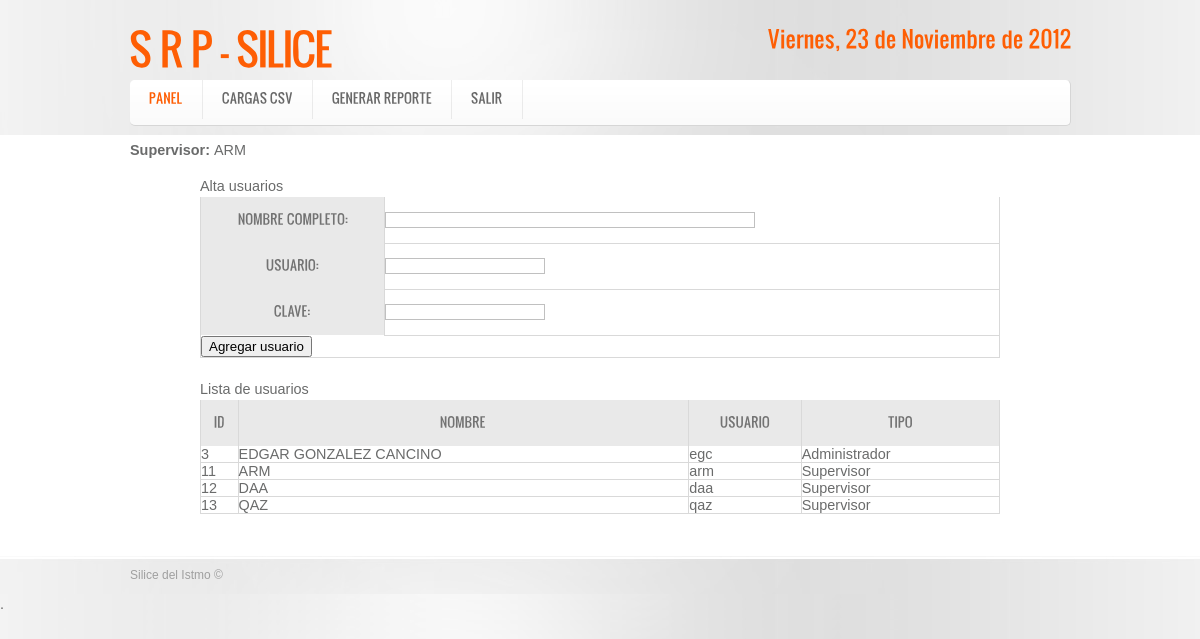
The app's page /alta_usuario.php (signed in) with its own data.
### tables this page shows
CREATE TABLE `usuarios` (
  `id` int(4) NOT NULL AUTO_INCREMENT,
  `nombre` varchar(80) NOT NULL,
  `usuario` varchar(15) NOT NULL,
  `clave` varchar(15) NOT NULL,
  `tipo` int(1) NOT NULL,
  PRIMARY KEY (`id`),
  UNIQUE KEY `usuario` (`usuario`),
  KEY `nombre` (`nombre`,`tipo`)
);

### alta_usuario.php (called while the page is built, shortened)
<?php
include_once("./header.php");
include_once("./formulario_alta_usuarios.php");
?>
<?php include_once("./lista_usuarios.php"); ?>
<?php include_once("./footer.php"); ?>

### lista_usuarios.php (the view, shortened to what this page needs)
<?php
include_once("./config.php");
$id = mysql_connect($servidor, $usuario, $password) or die(mysql_error());
	$sql = "SELECT * FROM usuarios";
	$rst = mysql_query($sql,$id) or die(mysql_error());
	$total = mysql_num_rows($rst);
	if($total == 0){
?>
<div id="centrado">
 <fieldset>
  <legend>Alta usuario</legend>
  <table width="100%" border="0" cellspacing="2" cellpadding="0">
    <tr>
      <th align="center" scope="row">No hay usuarios</th>
    </tr>
  </table>
  </fieldset>
</div>
<?php
	}
	else{
?>
<div id="centrado">
 <fieldset>
  <legend>Lista de usuarios</legend>
  <table width="100%" border="0" cellspacing="2" cellpadding="0">
    <tr>
      <th align="left" scope="row">ID</th>
	  <th align="left" scope="row">NOMBRE</th>
	  <th align="left" scope="row">USUARIO</th>
	  <th align="left" scope="row">TIPO</th>
    </tr>
<?php
	 while(list($id,$nombre,$usuario2,$clave,$tipo) = mysql_fetch_row($rst)){
		$tipo = ($tipo == 0) ? "Administrador" : "Supervisor";
		echo "<tr><td>".$id."</td><td>".$nombre."</td><td>".$usuario2."</td><td>".$tipo."</td></tr>";
	 }
	}
?>
  </table>
  </fieldset>
</div>

### header.php (shortened to what this page needs)
<html lang="es" class="cufon-active cufon-ready">
<head>
    <link media="screen" type="text/css" href="./css/reset.css" rel="stylesheet">
    <link media="screen" type="text/css" href="./css/style.css" rel="stylesheet">
    <link rel="stylesheet" href="./css/jquery-ui.css" />
    <link rel="stylesheet" href="./css/style1.css" />
</head>
<body id="page1">
<header>
	<div class="main">
        <div class="row-1">
            <h1><a href="#"><strong>S  R  P  -  Silice</strong></a></h1>
            <span class="contact-top"><span><script>MostrarFecha();</script></span></span>
        </div>
        <div class="row-2">
            <nav>
              <ul class="sf-menu sf-js-enabled">
                    <li><a href="./" class="current">Panel</strong></a></li>
					<?php
					if(isset($_SESSION['tipo']) && $_SESSION['tipo'] != 0)
					{
					?>
                    <li class=""><a href="#">Cargas CSV</a>
                    </li>
                    <li><a href="./reportes.php">Generar Reporte</a></li>
					<?php
					}
					?>
					<?php
					$tipo = "Supervisor";
					?>
                    <li><a href="./login.php?option=logout">Salir</a></li>
                </ul>
            </nav>
        </div>
    </div>
</header>
<aside>
	<div class="main">
    	<div class="padding-aside">
        	<div class="wrapper p4">
			<div id="supervisor"><b><?php echo $tipo; ?>:&nbsp;</b><?php echo $_SESSION['nombre']; ?></div>

### formulario_alta_usuarios.php
<?php include_once("./header.php"); ?>
<div id="centrado">
<form id="alta_usuario" action="alta_usuario.php" method="POST" enctype="application/x-www-form-urlencoded">
  <fieldset>
  <legend>Alta usuarios</legend>
  <table width="100%" border="0" cellspacing="2" cellpadding="0">
    <tr>
      <th align="left" scope="row">Nombre completo:</th>
      <td><input class="required" type="text" name="nombre" id="nombre" size="50"/></td>
    </tr>
    <tr>
      <th align="left" scope="row">Usuario:</th>
      <td><input class="required" type="text" name="usuario" id="usuario" size="20"/><div id="udup"></div></td>
    </tr>
    <tr>
      <th align="left" scope="row">Clave:</th>
      <td><input class="required" type="password" name="clave" id="clave" size="20"/></td>
    </tr>
    <tr>
      <td colspan=2><input type="submit" name="agregar-usuario" value="Agregar usuario"/></td>
    </tr>
  </table>
  </fieldset>
</form>
</div>
<div class="clear-fix">&nbsp;</div>
<?php
if(!isset($_POST['usuario']))
	include_once("./lista_usuarios.php");
?>
<?php
if(!isset($_POST['usuario']))
include_once("./footer.php");
?>

### footer.php
            </div>
        </div>
    </div>
</aside>
<footer>
	<div class="main">
        <div class="wrapper">
            <div class="fleft">
                <div class="text-bot">
						<center>Silice del Istmo &copy; <?php date("Y-m-d"); ?></center>
                </div>
            </div>
        </div>
    </div>
</footer>
</body>.
</html>

### css/style.css (style rules this page uses)
article, aside, audio, canvas, command, datalist, details, embed, figcaption, figure, footer, header, hgroup, keygen, meter, nav, output, progress, section, source, video { display:block; }
html { width:100%; overflow:auto; }
body { min-width:960px; font-size:12px; line-height:21px; color:#6a6b6b; font-family:Arial, Helvetica, sans-serif; background:url(../images/bg.jpg) center 0 repeat-y #fff; }
#page1 { min-width:980px; }
.main { width:940px; padding:0; margin:0 auto; position:relative; }
a { color:#fe5e04; outline:none; }
.wrapper { width:100%; overflow:hidden; position:relative; }
.p4 { margin-bottom:40px; }
.fleft { float:left; }
a { cursor:pointer; }
.button, .button-1, .list-1 li a, .list-2 li a, .list-2 li a, .list-3 li a, .link, .link-1, .link-2, h1 a, .menu-bot li a { text-decoration:none; }
header { height:135px; width:100%; position:relative; z-index:2; background:url(../images/bg-top.jpg) center 0 no-repeat #fff; }
.row-1 { width:100%; height:80px; position:relative; }
h1 { position:absolute; top:33px; left:-1px; }
h1 a { display:block; font-size:42px; line-height:51px; color:#2e2f30; letter-spacing:-2px; text-transform:uppercase; margin-bottom:-6px; }
h1 a strong { color:#fe5e04; font-weight:400; }
.contact-top { position:absolute; top:31px; right:-1px; display:inline-block; font-size:22px; line-height:30px; color:#2e2f30; word-spacing:-1px; }
.contact-top span { color:#fe5e04; }
.row-2 { width:100%; height:45px; position:relative; background:url(../images/row2-tail.gif) 0 0 repeat-x #fafafa; border-bottom:1px solid #d6d6d6; border-right:1px solid #d6d6d6; border-radius:5px; -webkit-background-clip:padding-box; }
aside { width:100%; background:#fff; }
.padding-aside { padding:2px 0; }
table { border-radius:4px; }
table th { text-align:center; font-size:13px; line-height:18px; color:#737373 !important; text-transform:uppercase; padding:17px 0 16px !important; border-left:1px solid #d9d9d9; border-right:1px solid #d9d9d9; background:#e9e9e9; }
table td { border-right:1px solid #d9d9d9; border-left:1px solid #d9d9d9; border-bottom:1px solid #d9d9d9; vertical-align:middle; }
footer { width:100%; padding:10px 0; background:url(../images/footer-bg.jpg) center 0 no-repeat; }
.text-bot { font-size:12px; line-height:18px; color:#9f9f9f; }

### css/style1.css (style rules this page uses)
@media screen { body { font-family: "Trebuchet MS", "Helvetica", "Arial", "Verdana", "sans-serif"; font-size: 90%; } }
@media screen { input[type="text"] { font-family: "Trebuchet MS", "Helvetica", "Arial", "Verdana", "sans-serif"; font-size: 80%; border: 1px solid #C0C0C0; } }
@media screen { input[type="password"] { font-family: "Trebuchet MS", "Helvetica", "Arial", "Verdana", "sans-serif"; font-size: 80%; border: 1px solid #C0C0C0; } }
@media screen { th { font-size: 80%; } }
@media screen { .clear-fix { clear: both; display: block; } }
@media screen { #centrado { clear:left; width: 800px; margin: 0px auto; } }
@media screen { #supervisor { float:left; width: 800px; margin: 0px auto; padding: 3px 0px 15px 0px; } }

### css/superfish.css (style rules this page uses)
.sf-menu { position:absolute; top:0px; left:0px; margin:0; padding:0; z-index:3; }
.sf-menu > li { float:left; font-size:13px; line-height:18px; text-transform:uppercase; margin:0; word-spacing:-1px; padding:13px 20px 13px 19px; background:url(../images/menu-spacer.gif) right 0 no-repeat; position:relative; }
.sf-menu > li > a { display:block; color:#696969; text-decoration:none; position:relative; }
.sf-menu li a:hover, .sf-menu li.sfHover a, .sf-menu li a.current { color:#fe5e04; }

### records on screen
usuarios: id "3", nombre "EDGAR GONZALEZ CANCINO", usuario "egc", tipo "Administrador"
usuarios: id "11", nombre "ARM", usuario "arm", tipo "Supervisor"
usuarios: id "12", nombre "DAA", usuario "daa", tipo "Supervisor"
usuarios: id "13", nombre "QAZ", usuario "qaz", tipo "Supervisor"

### other values on screen
$tipo "Supervisor"
$_SESSION['nombre'] "ARM"
